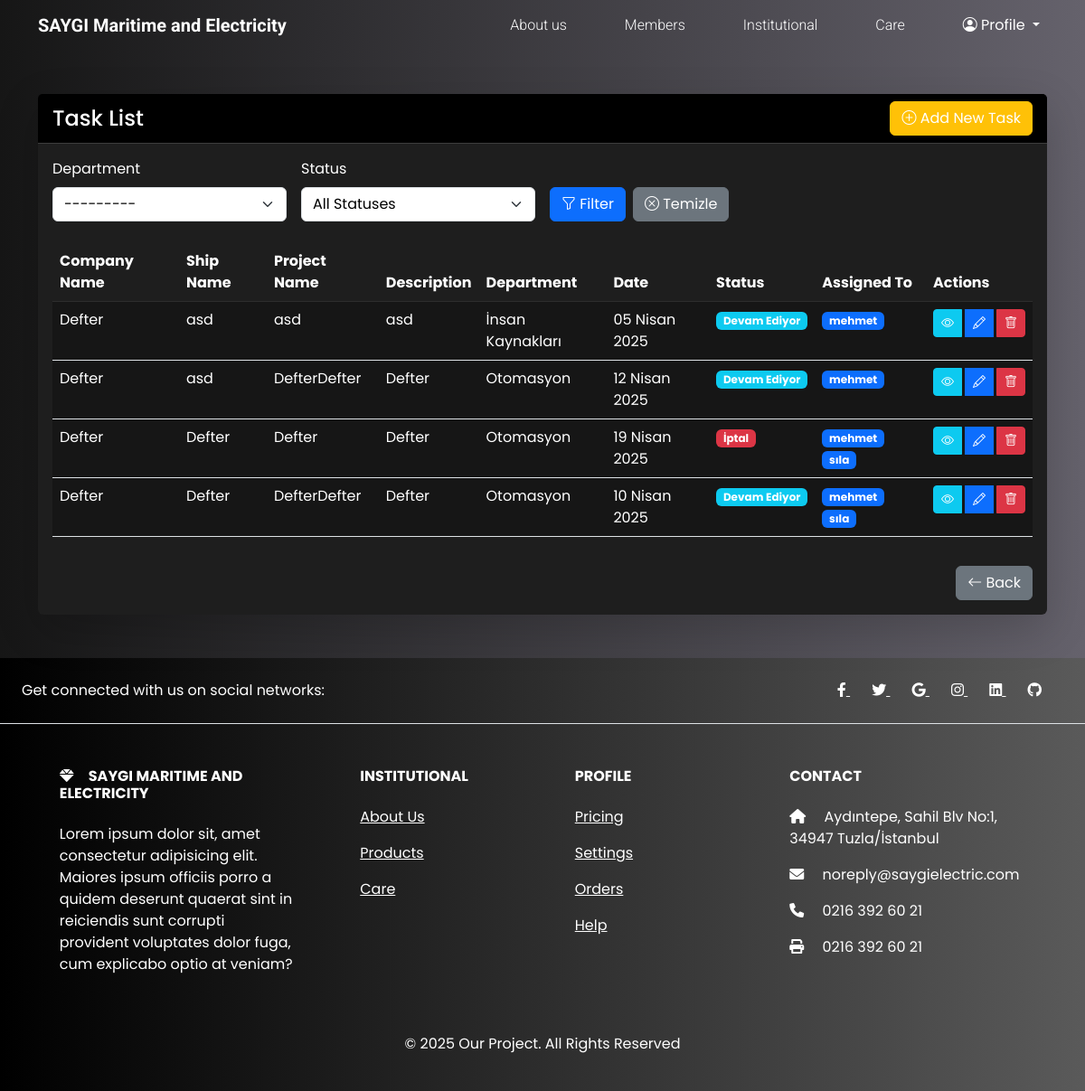
Screenshot of /tasks/ (signed in) with the database file from the repository.
### jobs/models.py (models this page shows, shortened)
class Department(models.Model):
    name = models.CharField(_("Departman Adı"), max_length=50, unique=True)
    code = models.CharField(_("Departman Kodu"), max_length=20, unique=True)
    created_at = models.DateTimeField(auto_now_add=True)
    updated_at = models.DateTimeField(auto_now=True)
    def __str__(self):
        return self.name
    class Meta:
        verbose_name = _("Departman")
        verbose_name_plural = _("Departmanlar")
        ordering = ["name"]

class Task(models.Model):
    STATUS_CHOICES = [
        ("beklemede", "Beklemede"),
        ("devam_ediyor", "Devam Ediyor"),
        ("tamamlandi", "Tamamlandı"),
        ("iptal", "İptal"),
        ("ertelendi", "Ertelendi"),
    ]
    company_name = models.CharField(_("Şirket Adı"), max_length=255, null=True, blank=True)
    ship_name = models.CharField(_("Gemi Adı"), max_length=255, null=True, blank=True)
    company_representative = models.CharField(_("Şirket Temsilcisi"), max_length=255, null=True, blank=True)
    project_name = models.CharField(_("Proje Adı"), max_length=255)
    description = models.TextField(_("Açıklama"))
    date = models.DateField(_("Tarih"))
    finished_date = models.DateField(_("Bitiş Tarihi"))
    status = models.CharField(_("Durum"), max_length=20, choices=STATUS_CHOICES, default="beklemede")
    department = models.ForeignKey(Department, on_delete=models.SET_NULL, null=True, blank=True, verbose_name=_("Departman"))
    assigned_to = models.ManyToManyField(CustomUser, related_name="assigned_tasks")
    transactions_made = models.TextField(_("Yapılan İşlemler"), null=True, blank=True)
    created_at = models.DateTimeField(auto_now_add=True)
    created_by = models.ForeignKey(CustomUser, on_delete=models.CASCADE, related_name="created_tasks")
    is_read = models.ManyToManyField(CustomUser, related_name="read_tasks", blank=True)

class CustomUser(AbstractUser):
    YETKI_CHOICES = [
        ("yetki1", "Tam Yetki"),
        ("yetki2", "Yüksek Yetki"),
        ("yetki3", "Orta Yetki"),
        ("yetki4", "Düşük Yetki"),
        ("yetki5", "Sınırlı Yetki"),
    ]
    phone_number = models.CharField(
        _("Telefon Numarası"), max_length=15, blank=True, null=True
    )
    department = models.ForeignKey(
        "Department",
        on_delete=models.SET_NULL,
        null=True,
        blank=True,
        verbose_name=_("Departman"),
    )
    yetki = models.CharField(
        _("Yetki Seviyesi"), max_length=10, choices=YETKI_CHOICES, default="yetki5"
    )

### jobs/views.py (the view)
# urls.py: path("tasks/", views.task_list, name="task_list"),
@login_required
def task_list(request):
    department = request.GET.get("department", "")
    status = request.GET.get("status", "")
    assigned_to = request.GET.get("assigned_to", "")
    if request.user.is_superuser:
        tasks = Task.objects.all()
    else:
        tasks = Task.objects.filter(assigned_to=request.user)
    if department:
        tasks = tasks.filter(department=department)
    if status:
        tasks = tasks.filter(status=status)
    if assigned_to:
        tasks = tasks.filter(assigned_to__id=assigned_to)
    users = CustomUser.objects.all()
    form = TaskForm()
    context = {
        "tasks": tasks,
        "users": users,
        "selected_department": department,
        "selected_status": status,
        "selected_assigned_to": assigned_to,
        "form": form,  # Form nesnesini context'e ekle
    }
    return render(request, "tasks/list.html", context)

### jobs/templates/tasks/list.html (shortened to what this page needs)
{% extends "base.html" %}
{% load i18n %}
{% load static %}
{% block content %}
    <div class="container my-5">
        <div class="row">
            <div class="col-12">
                <div class="card border-0 shadow-lg">
                    <div class="card-header bg-black text-white d-flex justify-content-between align-items-center">
                        <h4 class="mb-0">{% trans "Task List" %}</h4>
                        {% if user.is_superuser %}
                            <a href="{% url 'task_add' %}" class="btn btn-warning">
                                <i class="bi bi-plus-circle"></i> {% trans "Add New Task" %}
                            </a>
                        {% endif %}
                    </div>
                    <div class="card-body">
                        <form method="get" class="mb-4">
                            <div class="row g-3">
                                <div class="col-md-3">
                                    <label for="department" class="form-label">{% trans "Department" %}</label>
                                    <select name="department" id="department" class="form-select">
                                        {% for value, label in form.department.field.choices %}
                                            <option value="{{ value }}"
                                                    {% if selected_department == value %}selected{% endif %}>
                                                {{ label }}
                                            </option>
                                        {% endfor %}
                                    </select>
                                </div>
                                <div class="col-md-3">
                                    <label for="status" class="form-label">{% trans "Status" %}</label>
                                    <select name="status" id="status" class="form-select">
                                        <option value="">{% trans "All Statuses" %}</option>
                                    </select>
                                </div>
                                <div class="col-md-3 d-flex align-items-end">
                                    <button type="submit" class="btn btn-primary me-2">
                                        <i class="bi bi-funnel"></i> {% trans "Filter" %}
                                    </button>
                                    <a href="{% url 'task_list' %}" class="btn btn-secondary">
                                        <i class="bi bi-x-circle"></i> {% trans "Clear" %}
                                    </a>
                                </div>
                            </div>
                        </form>
                        <div class="table-responsive">
                            <table class="table table-hover">
                                <thead class="table-dark">
                                    <tr>
                                        <th>{% trans "Company Name" %}</th>
                                        <th>{% trans "Ship Name" %}</th>
                                        <th>{% trans "Project Name" %}</th>
                                        <th>{% trans "Description" %}</th>
                                        <th>{% trans "Department" %}</th>
                                        <th>{% trans "Date" %}</th>
                                        <th>{% trans "Status" %}</th>
                                        <th>{% trans "Assigned To" %}</th>
                                        {% if user.is_superuser %}
                                            <th>{% trans "Actions" %}</th>
                                        {% endif %}
                                    </tr>
                                </thead>
                                <tbody>
                                    {% for task in tasks %}
                                        <tr>
                                            <td>{{ task.company_name }}</td>
                                            <td>{{ task.ship_name }}</td>
                                            <td>{{ task.project_name }}</td>
                                            <td>{{ task.description|truncatewords:20 }}</td>
                                            <td>{{ task.department.name }}</td>
                                            <td>{{ task.date }}</td>
                                            <td>
                                                <span class="badge {% if task.status == 'beklemede' %}bg-warning {% elif task.status == 'devam_ediyor' %}bg-info {% elif task.status == 'tamamlandi' %}bg-success {% elif task.status == 'iptal' %}bg-danger {% else %}bg-secondary{% endif %}">
                                                    {{ task.get_status_display }}
                                                </span>
                                            </td>
                                            <td>
                                                {% for user in task.assigned_to.all %}<span class="badge bg-primary me-1">{{ user.username }}</span>{% endfor %}
                                            </td>
                                            <td>
                                                <div class="btn-group">
                                                    <a href="{% url 'task_view' task.id %}" class="btn btn-sm btn-info me-1">
                                                        <i class="bi bi-eye"></i>
                                                    </a>
                                                    <a href="{% url 'task_edit' task.id %}" class="btn btn-sm btn-primary me-1">
                                                        <i class="bi bi-pencil"></i>
                                                    </a>
                                                    {% if user.is_superuser or user.yetki in "yetki1,yetki2" %}
                                                        <button type="button"
                                                                class="btn btn-sm btn-danger"
                                                                data-bs-toggle="modal"
                                                                data-bs-target="#deleteModal{{ task.id }}">
                                                            <i class="bi bi-trash"></i>
                                                        </button>
                                                    {% endif %}
                                                </div>
                                            </td>
                                        </tr>
                                    {% endfor %}
                                </tbody>
                            </table>
                        </div>
                        <div class="text-end mt-3">
                            <a href="{% url 'task_list' %}" class="btn btn-secondary">
                                <i class="bi bi-arrow-left"></i> {% trans "Back" %}
                            </a>
                        </div>
                    </div>
                </div>
            </div>
        </div>
    </div>
{% endblock content %}

### jobs/static/css/style.css (style rules this page uses)
body { background:linear-gradient(to right, #161616, #65626c) !important; color: #ffffff !important; }
:root { --bs-font-sans-serif: 'Poppins', sans-serif !important; --bs-emphasis-color-rgb: 255, 255, 255 !important; --bs-body-color: #ffffff !important; --bs-secondary-color:rgb(197 197 197 / 75%) !important; --bs-secondary-rgb: 243, 188, 43 !important; --bs-link-color-rgb: 255, 255, 255; --bs-body-bg: #161616 !important; --bs-dark-rgb: 22, 22, 22 !important; --bs-light-rgb: 255, 255, 255 !important; --bs-primary-rgb: 13, 110, 253 !important; --bs-secondary-rgb: 243, 188, 43 !important; --bs-success-rgb: 25, 135, 84 !important; --bs-info-rgb: 13, 202, 240 !important; --bs-warning-rgb: 255, 193, 7 !important; --bs-danger-rgb: 220, 53, 69 !important; }
* { color: #ffffff !important; }
.card { background-color: #1e1e1e !important; border-color: #2d2d2d !important; color: #ffffff !important; }
.card-header { background-color: #2d2d2d !important; border-bottom-color: #3d3d3d !important; color: #ffffff !important; }
.card-body { color: #ffffff !important; }
.form-select { background-color: #ffffff !important; border-color: #dee2e6 !important; color: #000000 !important; }
.form-label { color: #000000 !important; }
.table { color: #ffffff !important; }
.table-dark { background-color: #1e1e1e !important; }
.table-dark td, .table-dark th { background-color: #1e1e1e !important; border-color: #2d2d2d !important; color: #ffffff !important; }
.badge { background-color: #3d3d3d !important; color: #ffffff !important; }
a { color: #ffffff !important; }
.btn { color: #ffffff !important; }
::placeholder { color: #ffffff !important; opacity: 0.7; }
option { color: black !important; }
.form-label { color: white !important; }

### rows the page displays
Department: department "---------"
Task: company_name "Defter", ship_name "asd", project_name "asd", description "asd", department.name "İnsan Kaynakları", date "05 Nisan 2025", status "Devam Ediyor"
CustomUser: username "mehmet"
Task: company_name "Defter", ship_name "asd", project_name "DefterDefter", description "Defter", department.name "Otomasyon", date "12 Nisan 2025", status "Devam Ediyor"
Task: company_name "Defter", ship_name "Defter", project_name "Defter", description "Defter", department.name "Otomasyon", date "19 Nisan 2025", status "İptal"
CustomUser: username "sıla"
Task: company_name "Defter", ship_name "Defter", project_name "DefterDefter", description "Defter", department.name "Otomasyon", date "10 Nisan 2025", status "Devam Ediyor"
